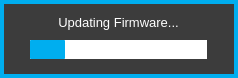
<?xml version="1.0" encoding="UTF-8"?>
<ui version="4.0">
 <class>FwProgressForm</class>
 <widget class="QWidget" name="FwProgressForm">
  <property name="geometry">
   <rect>
    <x>0</x>
    <y>0</y>
    <width>238</width>
    <height>78</height>
   </rect>
  </property>
  <property name="windowTitle">
   <string>Form</string>
  </property>
  <property name="styleSheet">
   <string notr="true">QWidget
{
	background:		rgba(35,31,32,255);
	border: 4px solid rgba(0,174,239,255);
}  

QWidget:hover
{
	/*border:				3px solid rgb(0, 126, 126)*/
}        

/*-------QFrame-------*/

QFrame
{
	background: rgb(60, 60, 60);
}

/* ---------- QLabels ------------*/

QLabel
{
	background:		rgba(0,0,0,0);
	color: 				white;
	font: 				10pt &quot;Futura-Normal&quot;;
	border:				none;
}

QLabel:hover
{
	border:				none;
}  

/*---------- QProgress Bar ---------*/

QProgressBar 
{
	border: 2px solid rgb(60, 60, 60);
	padding: 0px;
	background: white;
 }

QProgressBar::chunk
{
	background-color: rgba(0,174,239,255);
	border-radius: 1px;
}

</string>
  </property>
  <widget class="QFrame" name="warningFrame">
   <property name="geometry">
    <rect>
     <x>0</x>
     <y>0</y>
     <width>238</width>
     <height>78</height>
    </rect>
   </property>
   <property name="focusPolicy">
    <enum>Qt::NoFocus</enum>
   </property>
   <property name="styleSheet">
    <string notr="true"/>
   </property>
   <property name="frameShape">
    <enum>QFrame::StyledPanel</enum>
   </property>
   <property name="frameShadow">
    <enum>QFrame::Raised</enum>
   </property>
   <widget class="QFrame" name="warningSubFrame">
    <property name="geometry">
     <rect>
      <x>8</x>
      <y>8</y>
      <width>221</width>
      <height>61</height>
     </rect>
    </property>
    <property name="focusPolicy">
     <enum>Qt::NoFocus</enum>
    </property>
    <property name="styleSheet">
     <string notr="true">QFrame 
{
background: none;
border:none;
}
</string>
    </property>
    <property name="frameShape">
     <enum>QFrame::StyledPanel</enum>
    </property>
    <property name="frameShadow">
     <enum>QFrame::Raised</enum>
    </property>
    <widget class="QLabel" name="found">
     <property name="geometry">
      <rect>
       <x>0</x>
       <y>-1</y>
       <width>221</width>
       <height>31</height>
      </rect>
     </property>
     <property name="focusPolicy">
      <enum>Qt::NoFocus</enum>
     </property>
     <property name="styleSheet">
      <string notr="true">font: 10pt;</string>
     </property>
     <property name="text">
      <string>Updating Firmware...</string>
     </property>
     <property name="alignment">
      <set>Qt::AlignCenter</set>
     </property>
    </widget>
    <widget class="QProgressBar" name="progressBar">
     <property name="geometry">
      <rect>
       <x>20</x>
       <y>30</y>
       <width>181</width>
       <height>23</height>
      </rect>
     </property>
     <property name="focusPolicy">
      <enum>Qt::NoFocus</enum>
     </property>
     <property name="styleSheet">
      <string notr="true"/>
     </property>
     <property name="value">
      <number>20</number>
     </property>
     <property name="alignment">
      <set>Qt::AlignCenter</set>
     </property>
     <property name="textVisible">
      <bool>false</bool>
     </property>
    </widget>
   </widget>
  </widget>
 </widget>
 <resources/>
 <connections/>
</ui>
